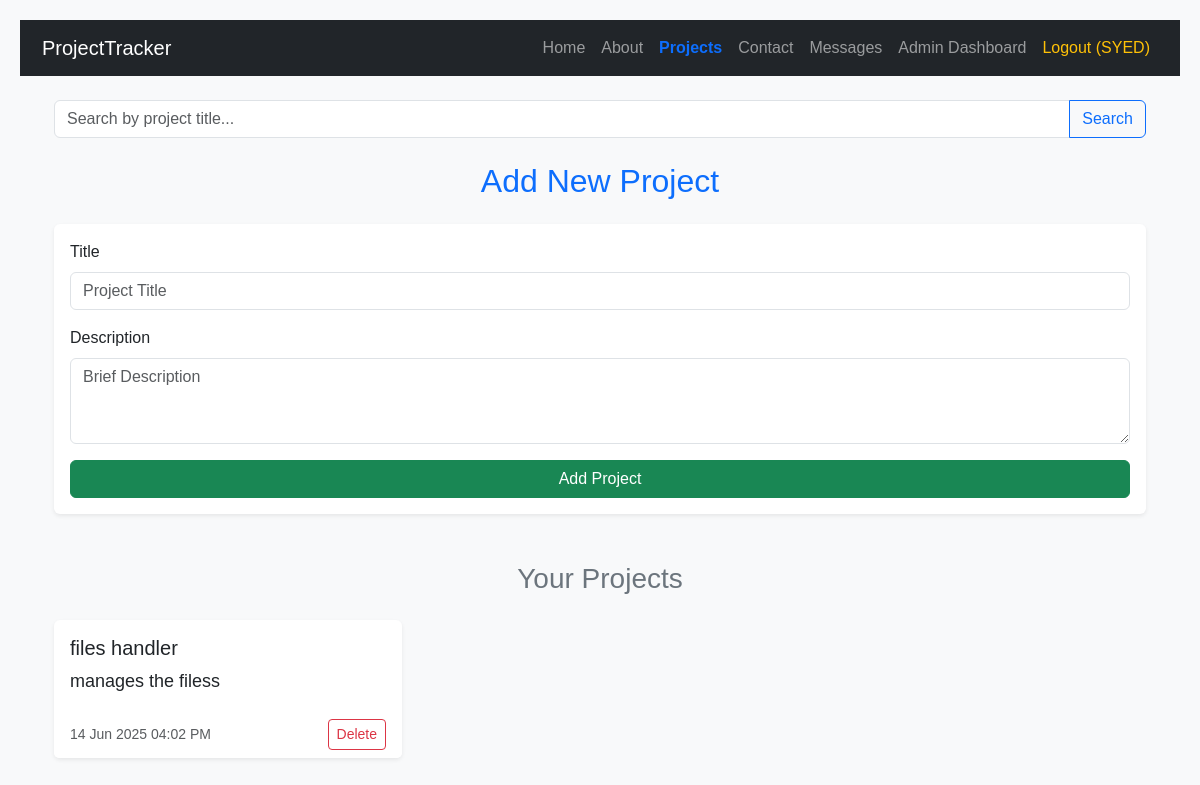
Page /projects (signed in) on the earlier database version.
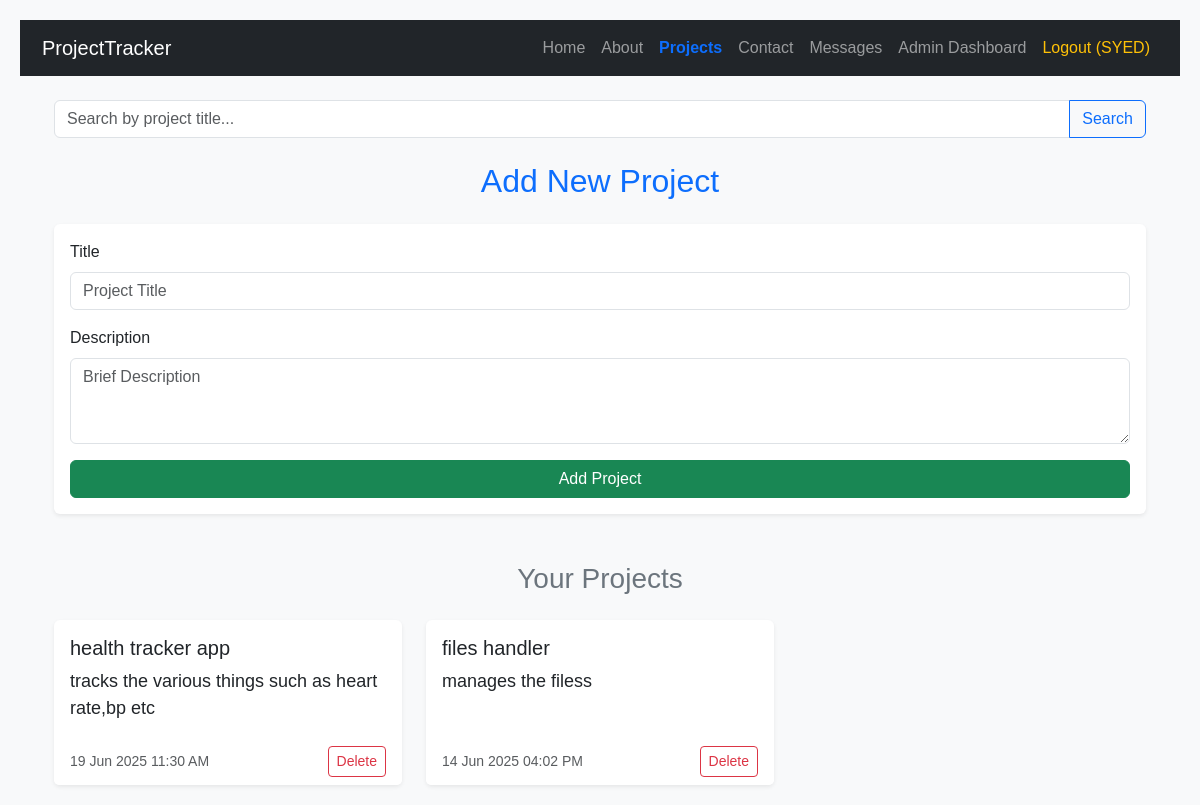
Same page on the later database version.
### app.py (models this page shows)
class Project(db.Model):
    id = db.Column(db.Integer, primary_key=True)
    title = db.Column(db.String(100))
    description = db.Column(db.Text)
    created_at = db.Column(db.DateTime, default=datetime.utcnow)

### app.py (the view, shortened to what this page needs)
@app.route("/projects", methods=["GET", "POST"])
@login_required
def projects():
    form = ProjectForm()
    delete_form = DeleteForm()
    search_query = request.args.get("search", "").strip()
    if search_query:
        all_projects = Project.query.filter(Project.title.ilike(f"%{search_query}%")) \
            .order_by(Project.created_at.desc()).all()
    else:
        all_projects = Project.query.order_by(Project.created_at.desc()).all()
    return render_template("projects.html", form=form, delete_form=delete_form, projects=all_projects, search_query=search_query)

### forms.py
class ProjectForm(FlaskForm):
    title = StringField("Title", validators=[DataRequired(), Length(min=3, max=100)])
    description = TextAreaField("Description", validators=[DataRequired(), Length(min=10)])
    submit = SubmitField("Add Project")

class DeleteForm(FlaskForm):
    submit = SubmitField('Delete')

### app.py (called while the page is built)
def login_required(f):
    @wraps(f)
    def decorated_function(*args, **kwargs):
        if "user_id" not in session:
            flash("You need to be logged in to access this page.", "warning")
            return redirect(url_for("login"))
        return f(*args, **kwargs)
    return decorated_function

### templates/projects.html (shortened to what this page needs)
{% extends 'base.html' %}
{% block content %}
<div class="container mt-4">
  <form method="GET" action="{{ url_for('projects') }}" class="mb-4">
    <div class="input-group">
      <input type="text" name="search" class="form-control" placeholder="Search by project title..." value="{{ search_query }}">
      <button type="submit" class="btn btn-outline-primary">Search</button>
    </div>
  </form>
  <h2 class="text-center text-primary mb-4">Add New Project</h2>
  <div class="card shadow-sm border-0 mb-5">
    <div class="card-body">
      <form method="POST">
        <div class="mb-3">
          {{ form.title.label(class="form-label") }}
          {{ form.title(class="form-control", placeholder="Project Title") }}
        </div>
        <div class="mb-3">
          {{ form.description.label(class="form-label") }}
          {{ form.description(class="form-control", rows="3", placeholder="Brief Description") }}
        </div>
        <div class="d-grid">
          {{ form.submit(class="btn btn-success") }}
        </div>
      </form>
    </div>
  </div>
  <h3 class="text-center text-secondary mb-4">Your Projects</h3>
  <div class="row row-cols-1 row-cols-md-2 row-cols-lg-3 g-4">
    {% for proj in projects %}
    <div class="col">
      <div class="card h-100 shadow-sm border-0">
        <div class="card-body">
          <h5 class="card-title">{{ proj.title }}</h5>
          <p class="card-text">{{ proj.description }}</p>
        </div>
        <div class="card-footer d-flex justify-content-between align-items-center bg-white border-top-0">
          <small class="text-muted">{{ proj.created_at.strftime('%d %b %Y %I:%M %p') }}</small>
          <form method="POST" action="{{ url_for('delete_project', proj_id=proj.id) }}">
            <button type="submit" class="btn btn-sm btn-outline-danger" onclick="return confirm('Are you sure you want to delete this project?')">
              Delete
            </button>
          </form>
        </div>
      </div>
    </div>
    {% else %}
    <div class="col-12">
      <div class="alert alert-info text-center">No projects added yet. Add one above!</div>
    </div>
    {% endfor %}
  </div>
</div>
{% endblock %}

### templates/base.html (shortened to what this page needs)
<!DOCTYPE html>
<html lang="en">
<head>
  <link href="https://cdn.jsdelivr.net/npm/bootstrap@5.3.3/dist/css/bootstrap.min.css" rel="stylesheet">
  <link rel="stylesheet" href="{{ url_for('static', filename='styles.css') }}">
</head>
<body class="bg-light">
  <nav class="navbar navbar-expand-lg navbar-dark bg-dark">
    <div class="container">
      <a class="navbar-brand" href="{{ url_for('home') }}">ProjectTracker</a>
      <div class="collapse navbar-collapse" id="navbarNav">
        <ul class="navbar-nav ms-auto">
          <li class="nav-item">
            <a class="nav-link {% if request.endpoint == 'home' %}active{% endif %}" href="{{ url_for('home') }}">Home</a>
          </li>
          <li class="nav-item">
            <a class="nav-link {% if request.endpoint == 'about' %}active{% endif %}" href="{{ url_for('about') }}">About</a>
          </li>
          {% if session.get("user_id") %}
            <li class="nav-item">
              <a class="nav-link {% if request.endpoint == 'projects' %}active{% endif %}" href="{{ url_for('projects') }}">Projects</a>
            </li>
            <li class="nav-item">
              <a class="nav-link {% if request.endpoint == 'contact' %}active{% endif %}" href="{{ url_for('contact') }}">Contact</a>
            </li>
            <li class="nav-item">
              <a class="nav-link {% if request.endpoint == 'messages' %}active{% endif %}" href="{{ url_for('messages') }}">Messages</a>
            </li>
            {% if session.get("is_admin") %}
              <li class="nav-item">
                <a class="nav-link {% if request.endpoint == 'admin_dashboard' %}active{% endif %}" href="{{ url_for('admin_dashboard') }}">
                  Admin Dashboard
                </a>
              </li>
            {% endif %}
            <li class="nav-item">
              <a class="nav-link text-warning" href="{{ url_for('logout') }}">Logout ({{ session.get('username') }})</a>
            </li>
          {% endif %}
        </ul>
      </div>
    </div>
  </nav>
  <div class="container mt-4">
    {% block content %}{% endblock %}
  </div>
</body>
</html>

### static/styles.css (style rules this page uses)
body { background-color: #f0f0f0; font-family: Arial, sans-serif; padding: 20px; }
p { font-size: 18px; }
.nav-link.active { font-weight: bold; color: #0d6efd !important; }

Differences in the rows shown:
added Project: title "health tracker app", description "tracks the various things such as heart rate,bp etc", created_at "19 Jun 2025 11:30 AM"
